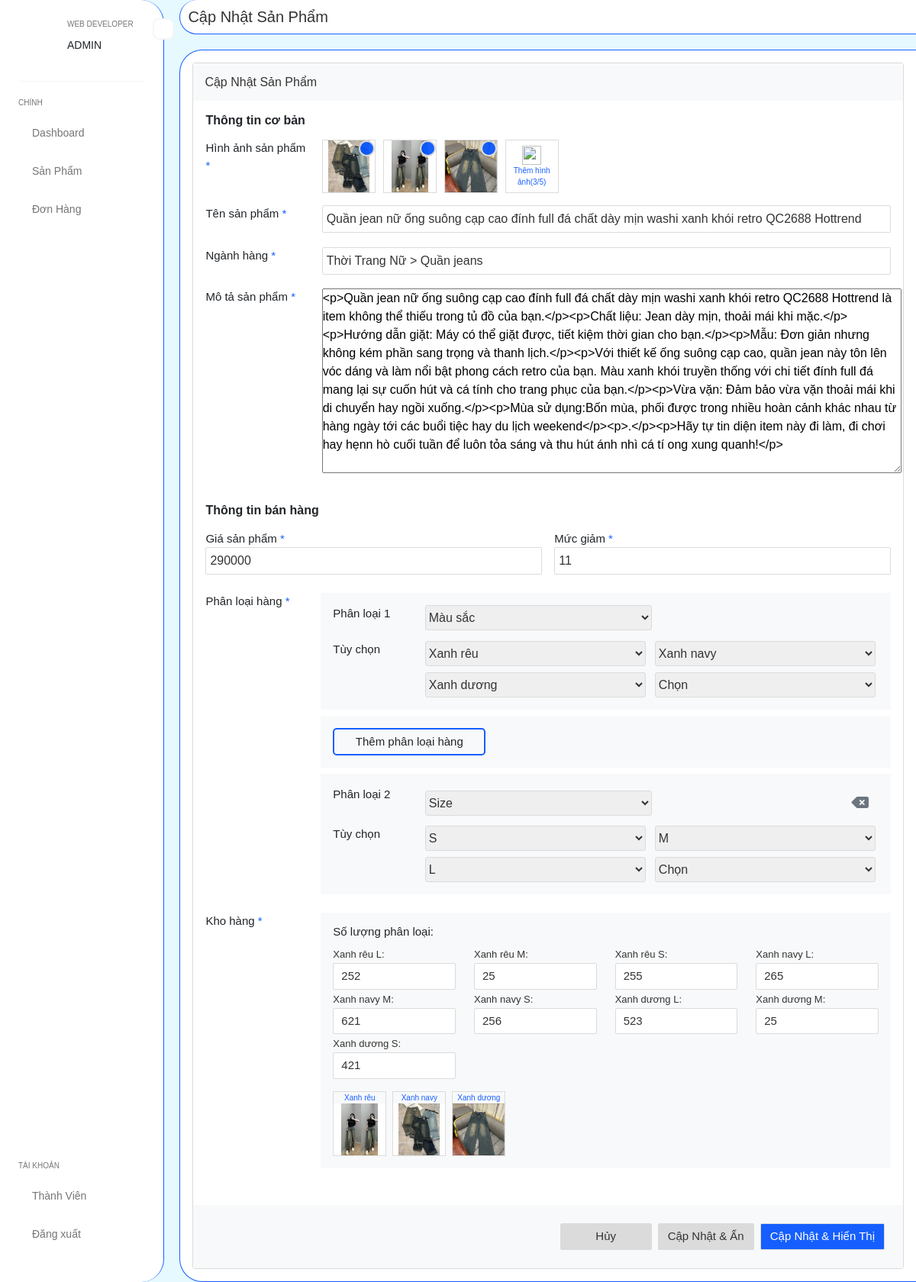
Page /admin/product-edit-37 (signed in) on the earlier database version.
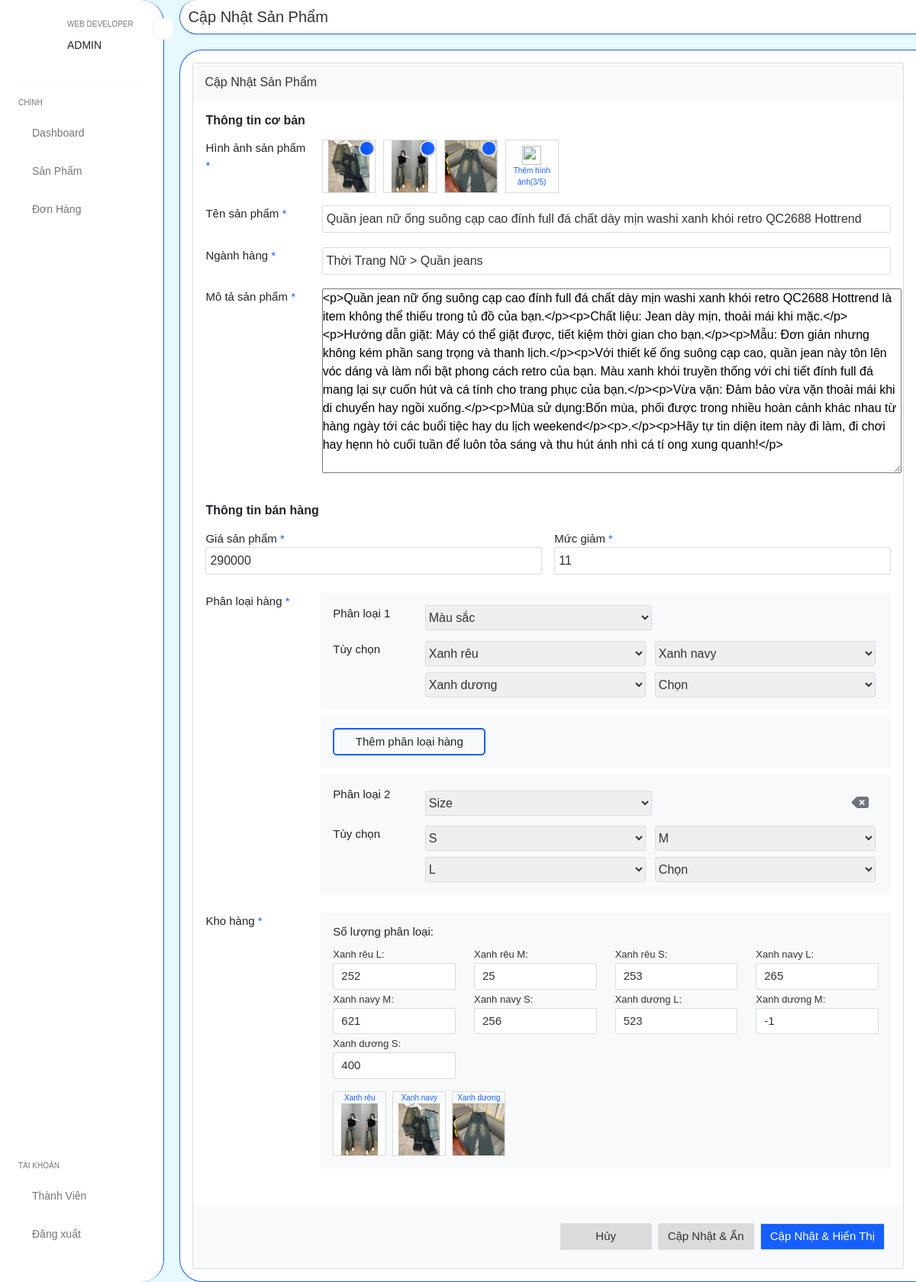
Same page on the later database version.
### tables this page shows
CREATE TABLE `pro_variants` (
  `id` int(11) NOT NULL,
  `pro_id` int(11) NOT NULL,
  `cor_id` int(11) DEFAULT NULL,
  `size_id` int(11) DEFAULT NULL,
  `url_image` varchar(200) DEFAULT NULL,
  `quantity` int(10) NOT NULL DEFAULT 1,
  `sell` int(11) NOT NULL DEFAULT 0,
  `reserved_quantity` int(11) NOT NULL DEFAULT 0
);

CREATE TABLE `attri_values` (
  `id` int(11) NOT NULL,
  `attri_id` int(11) NOT NULL,
  `name` varchar(200) NOT NULL
);

### app/views/Viewer.php (called while the page is built, shortened)
<?php
abstract class Viewer {
    public function render($view, $data = []) {
        extract($data);
        require_once 'app/views/'. $view. '.php';
    }
}

### app/controllers/admin/Product.php (called while the page is built, shortened)
<?php
class Product extends Base
{
    public $data;
    private $ProductModel, $CategoryModel, $AttritubeModel, $AttriValueModel, $ProImageModel, $ProVariantModel;
    public function __construct()
    {
        $this->ProductModel = $this->model('ProductModel');
        $this->CategoryModel = $this->model('CategoryModel');
        $this->AttritubeModel = $this->model('AttritubeModel');
        $this->AttriValueModel = $this->model('AttriValueModel');
        $this->ProImageModel = $this->model('ProImageModel');
        $this->ProVariantModel = $this->model('ProVariantModel');
    }
    public function edit($pro_id)
    {
        $this->ProductModel->__set('pro_id', $pro_id);
        $data_pro_id = $this->ProductModel->get_pro_by_id_admin();
        $this->data['sub_content']['data_pro_id'] = $data_pro_id;
        $this->ProImageModel->__set('pro_id', $pro_id);
        $data_img__main_pro_id = $this->ProImageModel->get_all_img_by_pro_id();
        $this->data['sub_content']['data_img_main_pro_id'] = $data_img__main_pro_id;
        $this->CategoryModel->__set('cate_id', $data_pro_id['cate_id']);
        $data_cate_by_id = $this->CategoryModel->get_cate_by_cate_id();
        $this->data['sub_content']['data_cate_by_id'] = $data_cate_by_id;
        $data_cate_parent = $this->CategoryModel->get_all_cate_parent_admin();
        $this->data['sub_content']['data_cate_parent'] = $data_cate_parent;
        $this->CategoryModel->__set('parent_id', $data_cate_by_id['parent_id']);
        $data_cate_by_parent = $this->CategoryModel->get_all_cate_by_parent_id();
        $this->data['sub_content']['data_cate_by_parent'] = $data_cate_by_parent;
        $data_attri = $this->AttritubeModel->get_all_attri();
        $this->data['sub_content']['data_attri'] = $data_attri;
        $this->ProVariantModel->__set('pro_id', $pro_id);
        $data_variant_cor_and_size = $this->ProVariantModel->get_cor_size_by_pro_id();
        if (!empty($data_variant_cor_and_size)) {
            $this->data['sub_content']['data_variant_cor_and_size'] = $data_variant_cor_and_size;
            $this->AttriValueModel->__set('attri_id', 1);
            $data_attri_val_by_attri_cor = $this->AttriValueModel->get_all_attri_val_by_attri_id();
            $this->data['sub_content']['data_attri_val_by_attri_cor'] = $data_attri_val_by_attri_cor;
            $this->ProVariantModel->__set('cor_id', $data_variant_cor_and_size[0]['cor_id']);
            $data_size_by_cor_id = $this->ProVariantModel->get_size_by_cor_id();
            $this->data['sub_content']['data_size_by_cor_id'] = $data_size_by_cor_id;
            $this->AttriValueModel->__set('attri_id', 2);
            $data_attri_val_by_attri_size = $this->AttriValueModel->get_all_attri_val_by_attri_id();
            $this->data['sub_content']['data_attri_val_by_attri_size'] = $data_attri_val_by_attri_size;
        }
        $data_variant_pro_id = $this->ProVariantModel->get_all_variant_pro_id();
        $this->data['sub_content']['data_variant_pro_id'] = $data_variant_pro_id;
        $this->data['title_page'] = 'Cập Nhật Sản Phẩm';
        $this->data['content'] = 'admin/products/edit';
        $this->render('layouts/main_admin', $this->data);
    }
}

### app/core/Router.php (called while the page is built, shortened)
<?php
class Router {
    private $routes = [];
    public function create(string $path, array $params) {
        $regex_path = preg_replace('/\{(.+?)\}/', '([^/]+)', $path);
        $regex_path = str_replace('/', '\/', $regex_path);
        $this->routes[] = [
            'regex_path' => $regex_path,
            'params' => $params
        ];
    }
    public function dispatch($path) {
        foreach ($this->routes as $route) {
            if(preg_match("/^{$route['regex_path']}$/", $path, $matches)) {
                unset($matches[0]);
                [$__controller, $__action] = $route['params'];
                $__controller = new $__controller;
                return call_user_func_array([$__controller, $__action], $matches);
            }
        }
        exit;
    }
}

### app/core/App.php (called while the page is built, shortened)
<?php
class App {
    public function __construct() {
        $this->router = new Router();
        $url = $_SERVER['PATH_INFO'] ?? '/';
        $this->router->dispatch($url);
    }
}

### index.php (called while the page is built, shortened)
<?php
spl_autoload_register(function ($class) {
    $path = str_replace('\\', DIRECTORY_SEPARATOR, $class) . '.php';
});
$app = new app\core\App;

### app/controllers/Base.php (called while the page is built, shortened)
<?php
abstract class Base extends Viewer
{
    protected function model($model)
    {
        $class_model = 'app\\models\\' . $model;
        if (class_exists($class_model)) {
            return new $class_model();
        }
        return false;
    }
}

### app/core/Database.php (called while the page is built, shortened)
<?php
class Database
{
  private $pdo;
  public function __construct(private $servername, private $database, private $username, private $password, private $charset)
  {
    try {
      $dsn = "mysql:host=$this->servername;dbname=$this->database;charset=$this->charset";
      $this->pdo = new PDO($dsn, $this->username, $this->password);
      $this->pdo->setAttribute(PDO::ATTR_ERRMODE, PDO::ERRMODE_EXCEPTION);
    } catch (PDOException $e) {
      echo "Connection failed: " . $e->getMessage();
    }
  }
  private function query($sql, $param = [])
  {
    $stmt = $this->pdo->prepare($sql);
    if ($param) {
      $stmt->execute($param);
    } else {
      $stmt->execute();
    }
    return $stmt;
  }
  protected function getAll($sql, $param = [])
  {
    $stmt = $this->query($sql, $param);
    return $stmt->fetchAll(PDO::FETCH_ASSOC);
  }
}

### app/models/ProVariantModel.php (called while the page is built, shortened)
<?php
class ProVariantModel extends Model
{
    public function get_size_by_cor_id()
    {
        $sql = 'SELECT a_v.name, p_v.pro_id, p_v.cor_id, p_v.size_id, p_v.quantity FROM pro_variants p_v ';
        $sql .= 'JOIN attri_values a_v ON a_v.id = p_v.size_id ';
        $sql .= 'WHERE p_v.cor_id = ? ';
        $sql .= 'AND p_v.pro_id = ?';
        return $this->getAll($sql, [$this->__get('cor_id'), $this->__get('pro_id')]);
    }
    public function get_all_variant_pro_id()
    {
        $sql = 'SELECT p_v.id, a_v_c.name as cor_name, a_v_s.name as size_name, ';
        $sql .= 'p_v.quantity, p_v.url_image  ';
        $sql .= 'FROM pro_variants p_v ';
        $sql .= 'LEFT JOIN attri_values a_v_c ON a_v_c.id = p_v.cor_id ';
        $sql .= 'LEFT JOIN attri_values a_v_s ON a_v_s.id = p_v.size_id ';
        $sql .= ' WHERE pro_id = ? ';
        $sql .= 'ORDER BY a_v_c.name DESC, a_v_s.name ASC';
        return $this->getAll($sql, [$this->__get('pro_id')]);
    }
}

### app/models/ModelSetup.php (called while the page is built, shortened)
<?php
trait ModelSetup {
    private $setups = [];
    public function __get($name) {
        return $this->setups[$name] ?? null;
    }
    public function __set($name, $value) {
        $this->setups[$name] = $value;
    }
}

### app/models/AttriValueModel.php (called while the page is built, shortened)
<?php
class AttriValueModel extends Model{
    public function get_all_attri_val_by_attri_id() {
        $sql = 'SELECT * FROM attri_values ';
        $sql.= 'WHERE attri_id = ? ';
        $sql.= 'ORDER BY id ASC';
        return $this->getAll($sql, [$this->__get('attri_id')]);
    }
}

### app/views/admin/products/edit.php (the view, shortened to what the changed rows need)
<div class="custom-admin__content">
    <?php if (isset($data_pro_id)) : extract($data_pro_id); ?>
        <form class="custom-content__show p-3" action="<?= _WEB_ROOT_ ?>/admin/product/handle_edit" method="POST"
            enctype="multipart/form-data" onsubmit="return validation_form_edit__pro()">
            <div class="custom-content__show--main">
                <div class="custom-content__show-store p-3">
                    <?php if (isset($data_variant_cor_and_size)): ?>
                        <div class="row g-2 my-3">
                            <div class="col-10">
                                <?php if (!empty($data_size_by_cor_id)) : ?>
                                    <div class="p-3 mt-2 bg-light" id="show-select__2">
                                        <div class="row g-2 container__option">
                                            <div class="col-10">
                                                <div class="row g-2 select-group">
                                                    <?php foreach ($data_size_by_cor_id as $size): ?>
                                                        <div class="col-6 select-template">
                                                            <div class="d-flex align-items-center justify-content-between gap-1">
                                                                <select name="pro_two_option[]" class="custom-form__select w-100 option-select show_select show_option_select2">
                                                                    <?php foreach ($data_attri_val_by_attri_size as $attri_val): ?>
                                                                        <option <?= $size['size_id'] == $attri_val['id'] ? 'selected' : ''; ?> value="<?= $attri_val['id'] ?>"><?= $attri_val['name'] ?></option>
                                                                    <?php endforeach ?>
                                                                </select>
                                                            </div>
                                                        </div>
                                                    <?php endforeach ?>
                                                </div>
                                            </div>
                                        </div>
                                    </div>
                                <?php endif ?>
                            </div>
                        </div>
                    <?php endif ?>
                    <?php if (!empty($data_variant_pro_id)): ?>
                        <div class="row g-2 my-3">
                            <div class="col-10">
                                <div class="bg-light p-3">
                                    <div class="row" id="show_stock_option">
                                        <?php foreach ($data_variant_pro_id as $pro_variant): ?>
                                            <div class="col-3 stock__group">
                                                <label><?= $pro_variant['cor_name'] ?> <?= $pro_variant['size_name'] ?>: </label>
                                                <div class="custom-content__input">
                                                    <input type="number" class="form-control pro__quantity" value="<?= $pro_variant['quantity'] ?>" name="pro_stock[]" placeholder="Nhập số lượng...">
                                                </div>
                                            </div>
                                        <?php endforeach ?>
                                    </div>
                                </div>
                            </div>
                        </div>
                    <?php endif ?>
                </div>
            </div>
        </form>
    <?php endif ?>
</div>

Differences in the rows shown:
changed pro_variants (number 1 of 9 on the later page): quantity "255" → "253"
changed pro_variants (number 8 of 9 on the later page): quantity "25" → "-1"
changed pro_variants (number 9 of 9 on the later page): quantity "421" → "400"
